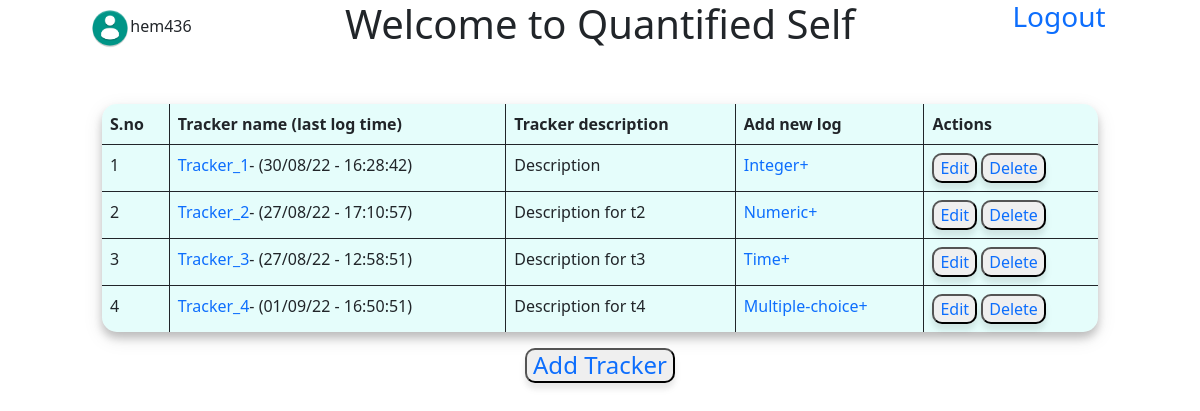
Screenshot of /main (signed in) with the database file from the repository.
### database.py (models this page shows)
class User(db.Model,UserMixin):
    id=db.Column(db.Integer,primary_key=True,autoincrement=True)
    username=db.Column(db.String,nullable=False,unique=True)
    password=db.Column(db.String,nullable=False)
    trackers=db.relationship("tracker",cascade='all',backref="parent")
    email = db.Column(db.String, unique=True)
    active = db.Column(db.Boolean())
    fs_uniquifier = db.Column(db.String(255), unique=True, nullable=False)
    roles = db.relationship('Role', secondary=roles_users,backref=db.backref('users', lazy='dynamic'))

class tracker(db.Model):
    user_id=db.Column(db.Integer,db.ForeignKey('user.id'),nullable=False)
    tracker_id=db.Column(db.Integer,primary_key=True,autoincrement=True)
    name=db.Column(db.String(30),nullable=False)
    desc=db.Column(db.String)
    type=db.Column(db.String,nullable=False)
    settings=db.Column(db.String)
    lastupdate=db.Column(db.DateTime)
    logs=db.relationship("log",cascade='all', backref="parent")

### application/controllers.py (the view)
@app.route('/main')
@login_required
def main():
    return render_template('main.html',user=current_user,datetime=datetime)

### application/controllers.py (called while the page is built)
@login_manager.user_loader
def load_user(id):
    u=User.query.filter(User.fs_uniquifier==id).one()
    return u

### templates/main.html (shortened to what this page needs)
<!DOCTYPE html>
<html lang="en" dir="ltr">
  <head>
    <link href="https://cdn.jsdelivr.net/npm/bootstrap@5.0.2/dist/css/bootstrap.min.css" rel="stylesheet">
    <link rel="stylesheet" href="/static/main.css">
  </head>
  <body>
    <div class="row">
      <div class="col-sm-3 d-flex justify-content-center">
        <span class="align-self-center"><img src='/static/userimg.png' width="40px" height="40px" />{{user.username}}</span>
      </div>
      <div class="col-sm-6 d-flex justify-content-center">
        <h1>Welcome to Quantified Self</h1>
      </div>
      <div class="col-sm-3 d-flex justify-content-center">
        <a class="h3" href="/logout" align="right">Logout</a>
      </div>
    </div>
    <br>
    <br>
    <div class="row main ">
      <div class="col-10 offset-1">
        <table class='table table-bordered tracker_table'>
          <thead>
            <tr>
              <th>S.no</th>
              <th>Tracker name (last log time)</th>
              <th>Tracker description</th>
              <th>Add new log</th>
              <th>Actions</th>
            </tr>
          </thead>
          <tbody>
            {% for t in user.trackers %}
            <tr>
              <td>{{loop.index}}</td>
              <td><a href="/tracker/{{t.tracker_id}}">{{t.name}}</a>- {% if t.lastupdate %}({{datetime.strftime(t.lastupdate,'%d/%m/%y - %H:%M:%S')}}){% else %} (-/-/- -:-:-) {% endif %}</td>
              <td>{{t.desc}}</td>
              <td><a href="/{{t.tracker_id}}/log/add">{{t.type}}+</a></td>
              <td>
                <button type="button" value="edit"><a href="/tracker/{{t.tracker_id}}/update">Edit</a></button>
                <button type="button" value="delete"><a href="/tracker/{{t.tracker_id}}/delete">Delete</a></button>
              </td>
            </tr>
            {% endfor %}
          </tbody>
        </table>
        <div class="text-center">
          <button class="button" type="button" name="button"><a class="h4" href="/tracker/add">Add Tracker</a> </button>
        </div>
      </div>
    </div>
  </body>
</html>

### static/main.css (style rules this page uses)
.table { box-shadow: 0 6px 8px 0 rgba(0, 0, 0, 0.2), 0 6px 20px 0 rgba(0, 0, 0, 0.1); background-color: #8bf7ed38; border-radius: 15px; border: hidden; }
button { box-shadow: 0 6px 8px 0 rgba(0, 0, 0, 0.05), 0 6px 5px 0 rgba(0, 0, 0, 0.05); border-radius: 10px; }
a { text-decoration: none; }

### rows the page displays
User: username "hem436"
tracker: name "Tracker_1", strftime "30/08/22 - 16:28:42", desc "Description", type "Integer"
tracker: name "Tracker_2", strftime "27/08/22 - 17:10:57", desc "Description for t2", type "Numeric"
tracker: name "Tracker_3", strftime "27/08/22 - 12:58:51", desc "Description for t3", type "Time"
tracker: name "Tracker_4", strftime "01/09/22 - 16:50:51", desc "Description for t4", type "Multiple-choice"
